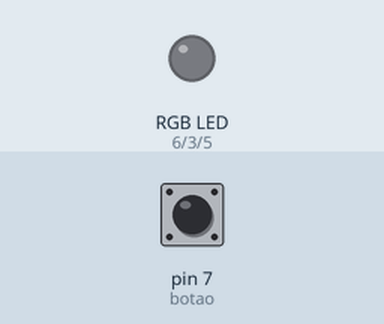
Bench run of a sketch on a simulated Arduino Uno, built with avr-gcc and run on an emulated ATmega328P. Shown: an RGB LED mixed from three pins (HIGH = lit). Inputs (shaded band) come from the test bench; at power-on: pin 7 (botao) LOW.

Above: at 1.2 s.
1.3 s: pin 7 (botao) pulled HIGH for 0.15 s
At 2.5 s:
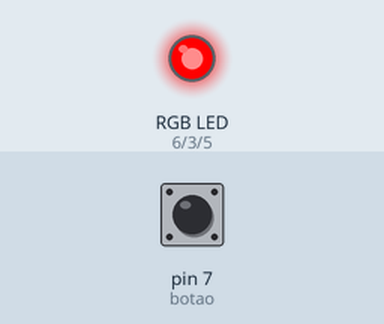
2.9 s: pin 7 (botao) pulled HIGH for 1 s
At 4.9 s:
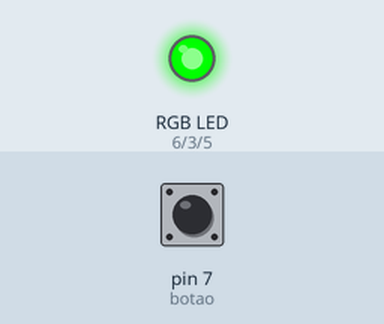
5.4 s: pin 7 (botao) pulled HIGH for 0.15 s
At 6.7 s:
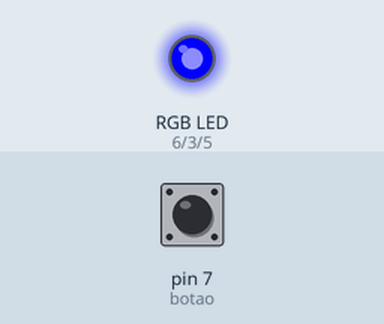
7.0 s: pin 7 (botao) pulled HIGH for 3.2 s
At 10.9 s:
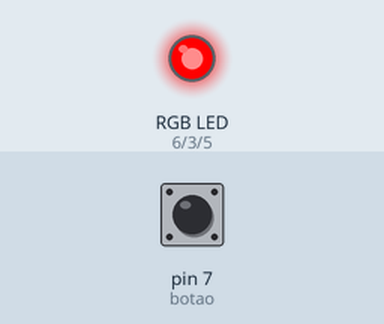
Timing chart, 0 to 12.4 s (numbered marks = the images above; inputs shaded):
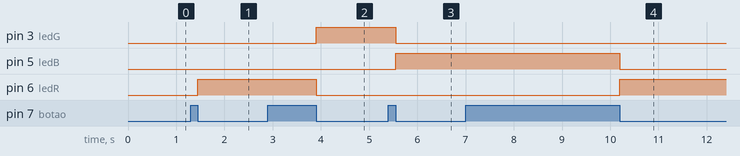

Measured:
- after the input at 1.3 s, pin 6 (ledR): LOW → HIGH after 0.15 s
- after the input at 2.9 s, pin 3 (ledG): LOW → HIGH after 1.0 s; pin 6 (ledR): HIGH → LOW after 1.0 s
- after the input at 5.4 s, pin 3 (ledG): HIGH → LOW after 0.15 s; pin 5 (ledB): LOW → HIGH after 0.15 s
- after the input at 7.0 s, pin 5 (ledB): HIGH → LOW after 3.2 s; pin 6 (ledR): LOW → HIGH after 3.2 s

The sketch:

Led_RGB.ino
```cpp
// VALORES PADROES ====================================
#define ledR 6
#define ledG 3
#define ledB 5
#define botao 7
#define maximo 3
// ====================================

// VARIAVEIS
int btup = 0, btdown = 0,ciclo = 0 ;
// ====================================

// FUNÇÕES DE CORES ====================================
void ledr(){ // FUNÇÂO VERMELHO
  digitalWrite(ledR,HIGH);
  digitalWrite(ledG,LOW);
  digitalWrite(ledB,LOW);
}
void ledg(){
  digitalWrite(ledR,LOW);
  digitalWrite(ledG,HIGH);
  digitalWrite(ledB,LOW);
}
void ledb(){
  digitalWrite(ledR,LOW);
  digitalWrite(ledG,LOW);
  digitalWrite(ledB,HIGH);
}
// ====================================

// FUNÇÃO TROCAR COR DE LED====================================
void trocaled(){
  if(ciclo == 0){
  ledr();
  }else if(ciclo == 1){
  ledg();
  }else if(ciclo == 2){
  ledb();
  }
  ciclo++;
  if(ciclo > maximo - 1){
  ciclo=0;
  }
}
// ====================================

// FUNÇÃO VERIFICAR BUTÃO APERTADO====================================
void btv(){
  if(digitalRead(botao) == HIGH){
    btup = 1;
    btdown = 0;
  }else{
    btdown = 1;
  }
  if((btup == 1) and (btdown == 1)){
    btup = 0;
    btdown = 0;
    trocaled();
  }
}
// ====================================


// DEFINIR PORTAS DE ENTRADA OU SAIDA ====================================
void setup()
{
  pinMode(ledR, OUTPUT);
  pinMode(ledG, OUTPUT);
  pinMode(ledB, OUTPUT);
  pinMode(botao, INPUT);
}
// ====================================

// CHAMADA DE FUNÇÃO PARA INICIALIZAÇÃO====================================
void loop()
{
  btv();
}
// ====================================
```
